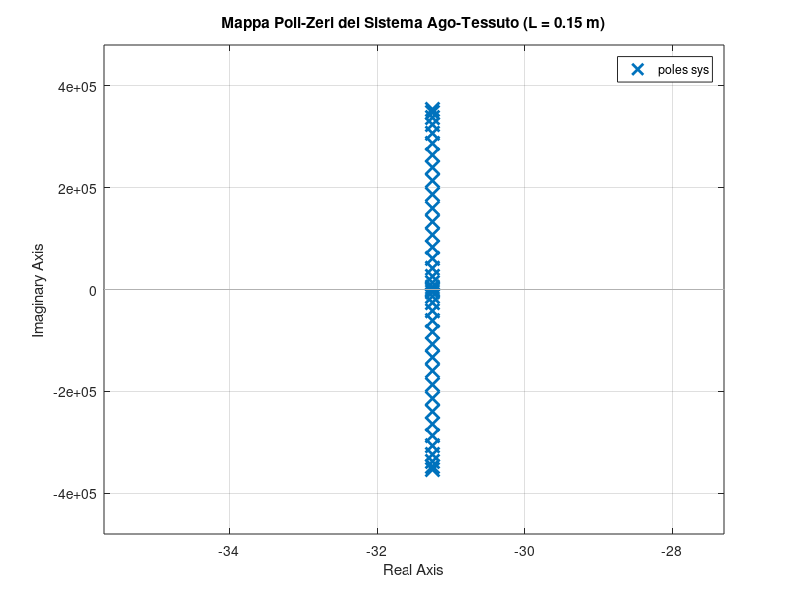
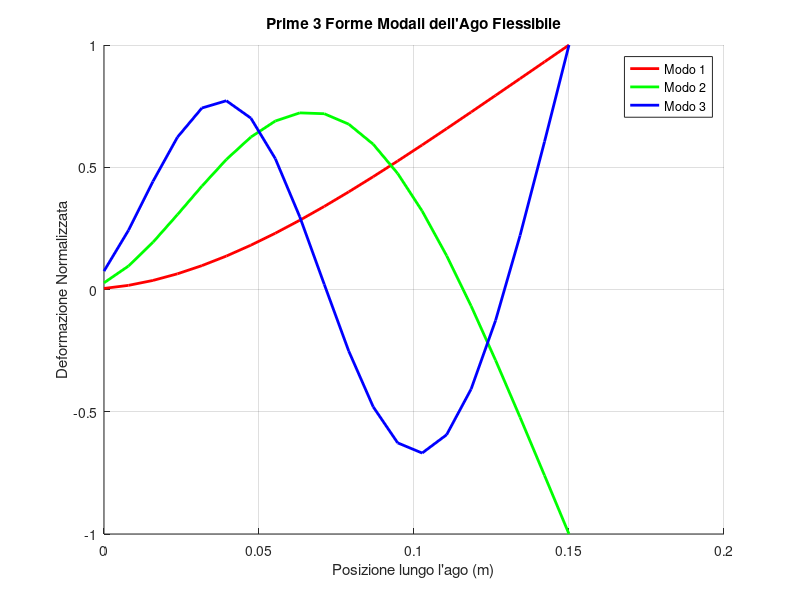
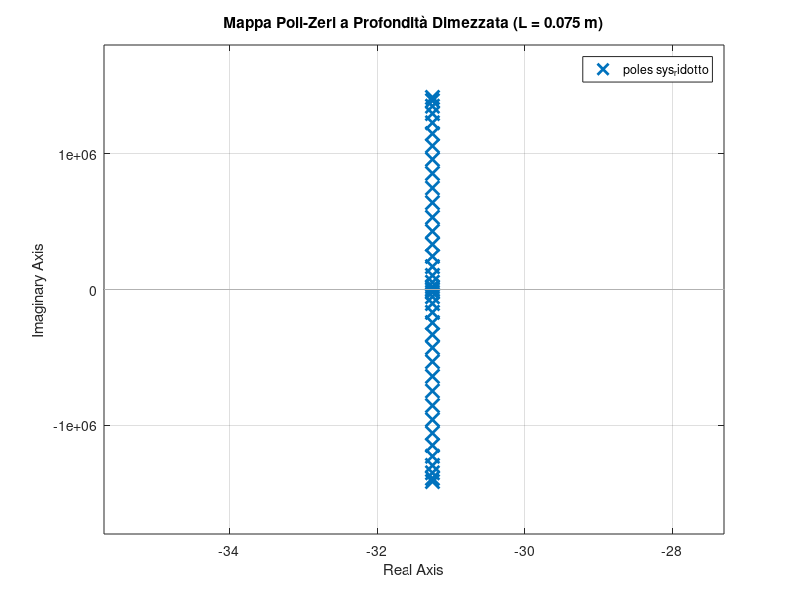

The MATLAB script that drew these images, in order: (Note: this script raises an error after producing the figures.)
% =========================================================================
% Tesi: Modellazione di un ago flessibile (Trave di Eulero-Bernoulli)
% Metodo: Differenze Finite (FDM)
% =========================================================================

clear all; close all; clc;

%% 1. Definizione dei Parametri Fisici (Ecco qui i valori reali)
L = 0.15;           % Lunghezza dell'ago [m]
N = 20;             % Numero di nodi per la discretizzazione spaziale
h = L / N;          % Passo di discretizzazione spaziale [m]

E_young = 200e9;    % Modulo di Young dell'ago (es. acciaio) [Pa]
I_mom = 1e-12;      % Momento d'inerzia della sezione trasversale [m^4]
rho = 8000;         % Densità del materiale dell'ago [kg/m^3]
Area = 1e-6;        % Area della sezione trasversale [m^2]
c = 0.5;            % Coefficiente di smorzamento viscoso [N*s/m]

% Parametri derivati
alpha = (E_young * I_mom) / (h^4);
m = rho * Area;     % Massa per unità di lunghezza

% Profilo della fondazione elastica alla Winkler (Rigidezza del tessuto)
% Per ora lo considero costante, ma può essere una funzione di x
kt = 1000 * ones(N, 1); 

%% 2. Costruzione delle Matrici Massa, Smorzamento, Rigidezza (M, D, K)
M = m * eye(N);     % Matrice di Massa (diagonale)
D = c * eye(N);     % Matrice di Smorzamento (diagonale)

% Costruzione della Matrice di Rigidezza K (matrice bandata)
% Inizializzo la diagonale principale (6*alpha + kt)
K = diag(6*alpha * ones(N,1) + kt);

% Aggiungo le prime codiagonali (-4*alpha)
K = K + diag(-4*alpha * ones(N-1,1), 1) + diag(-4*alpha * ones(N-1,1), -1);

% Aggiungo le seconde codiagonali (alpha)
K = K + diag(alpha * ones(N-2,1), 2) + diag(alpha * ones(N-2,1), -2);

% APPLICAZIONE DELLE CONDIZIONI AL CONTORNO
% Nodo 1 (Incastro mobile, u(t))
K(1,1) = 7*alpha + kt(1);

% Nodo N (Estremo libero, forza di bisello Fp)
K(N-1, N) = -2*alpha;
K(N-1, N-1) = 5*alpha + kt(N-1);
K(N, N-2) = 2*alpha;
K(N, N-1) = -4*alpha;
K(N, N)   = 2*alpha + kt(N);

%% 3. Costruzione dei Vettori degli Ingressi (Bu, Ed)
Bu = zeros(N, 1);
Bu(1) = 4*alpha;
Bu(2) = -alpha;

Ed = zeros(N, 1);
Ed(N) = 2/h;

%% 4. Costruzione del Modello in Spazio di Stato (A, B, C, E)
% Matrici di zeri e identità per facilitare la costruzione a blocchi
Z = zeros(N, N);
I_mat = eye(N);

% Matrice A (Dinamica del sistema)
A = [Z, I_mat;
    -inv(M)*K, -inv(M)*D];

% Matrici B ed E (Ingressi sulle accelerazioni)
B = [zeros(N, 1);
    inv(M)*Bu];

E_dist = [zeros(N, 1);
    inv(M)*Ed];

% Matrice C (Misura della deflessione di punta)
C = zeros(1, 2*N);
C(N) = 1;           % L'uscita è il nodo N (la punta)

%% 5. Creazione del Sistema LTI in MATLAB
% Il sistema ha 2 ingressi: u(t) alla base e il disturbo Fp(t) in punta.
% Affianco B ed E per creare la matrice d'ingresso completa [B E_dist]
% La matrice D (feedthrough) è nulla, quindi mettiamo [0 0]
sys = ss(A, [B, E_dist], C, [0, 0]);

% Rinomino gli ingressi e le uscite per chiarezza nei grafici
sys.InputName = {'Spostamento base u(t)', 'Forza bisello F_p'};
sys.OutputName = {'Deflessione di punta w(L,t)'};

disp('Modello in spazio di stato creato con successo!');

% Tempo di campionamento dell'ecografo (es. 30 Hz -> 0.033 secondi)
Ts = 0.033; 

% Converte il sistema continuo in discreto mantenendo la precisione
sys_d = c2d(sys, Ts, 'zoh');

% Mappa Poli-Zeri in anello aperto (L = 0.15 m)
figure;
pzmap(sys);
grid on;
title('Mappa Poli-Zeri del Sistema Ago-Tessuto (L = 0.15 m)');

%% 6. Analisi delle Forme Modali
% Calcolo degli autovalori (frequenze quadrate) e autovettori (forme modali)
[V, Omega2] = eig(K, M);

% Estrazione delle frequenze (ordinandole dalla più bassa alla più alta)
[omega2_ordinate, indici] = sort(diag(Omega2));
V_ordinati = V(:, indici);

% Plot delle prime 3 forme modali
figure;
hold on;
asse_x = linspace(0, L, N);
plot(asse_x, V_ordinati(:,1) / max(abs(V_ordinati(:,1))), 'r', 'LineWidth', 2);
plot(asse_x, V_ordinati(:,2) / max(abs(V_ordinati(:,2))), 'g', 'LineWidth', 2);
plot(asse_x, V_ordinati(:,3) / max(abs(V_ordinati(:,3))), 'b', 'LineWidth', 2);
title('Prime 3 Forme Modali dell''Ago Flessibile');
xlabel('Posizione lungo l''ago (m)');
ylabel('Deformazione Normalizzata');
legend('Modo 1', 'Modo 2', 'Modo 3');
grid on;

%% 6b. Effetto della Profondità di Inserzione (L = 0.075 m) - Variabili isolate
L_ridotto = 0.075;
h_ridotto = L_ridotto / N;
alpha_ridotto = (E_young * I_mom) / (h_ridotto^4);

K_ridotto = diag(6*alpha_ridotto * ones(N,1) + kt) ...
    + diag(-4*alpha_ridotto * ones(N-1,1), 1) + diag(-4*alpha_ridotto * ones(N-1,1), -1) ...
    + diag(alpha_ridotto * ones(N-2,1), 2) + diag(alpha_ridotto * ones(N-2,1), -2);
K_ridotto(1,1) = 7*alpha_ridotto + kt(1);
K_ridotto(N-1, N) = -2*alpha_ridotto;
K_ridotto(N-1, N-1) = 5*alpha_ridotto + kt(N-1);
K_ridotto(N, N-2) = 2*alpha_ridotto;
K_ridotto(N, N-1) = -4*alpha_ridotto;
K_ridotto(N, N)   = 2*alpha_ridotto + kt(N);

A_ridotto = [Z, I_mat; -inv(M)*K_ridotto, -inv(M)*D];
sys_ridotto = ss(A_ridotto, [B, E_dist], C, [0, 0]);

figure;
pzmap(sys_ridotto);
grid on;
title('Mappa Poli-Zeri a Profondità Dimezzata (L = 0.075 m)');
%% 7. Sintesi del Controllore PID
% Isolo la dinamica ingresso-punta (dal primo ingresso u(t) all'unica uscita y)
sys_u = sys(1, 1); 

% Progetto il controllore PID in automatico
% pidtune cerca il miglior compromesso tra tempo di assestamento e robustezza
[C_pid, info] = pidtune(sys_u, 'PID');

% Mostro a video i parametri calcolati e le prestazioni teoriche
disp('Parametri e prestazioni del controllore PID:');
C_pid
info

% Costruisco il sistema in anello chiuso per l'inseguimento del riferimento
% feedback(Azione_Diretta, Azione_Retroazione)
sys_cl_pid = feedback(sys_u * C_pid, 1);

% Test: Risposta al gradino del sistema ad anello chiuso (riferimento = 1 mm)
figure;
step(sys_cl_pid);
title('Inseguimento del bersaglio con Controllore PID');
ylabel('Deflessione di punta (mm)');
grid on;

%% 7b. Reiezione del Disturbo e Sforzo di Controllo (PID)

% 1. REIEZIONE DEL DISTURBO (Forza di bisello F_p)
% Estraggo la dinamica dal disturbo (ingresso 2) all'uscita (punta)
sys_dist = sys(1, 2); 

% Calcolo la funzione di trasferimento ad anello chiuso per il disturbo
% Formula teorica: Y(s)/D(s) = G_d(s) / (1 + C(s)*G_u(s))
sys_cl_dist = sys_dist / (1 + C_pid * sys_u);

% Test: Risposta al gradino del disturbo (applicazione di 1 N in punta)
figure;
step(sys_cl_dist);
title('Reiezione del disturbo di bisello (F_p) con Controllore PID');
ylabel('Deflessione di punta (m)');
grid on;

% 2. SFORZO DI CONTROLLO (Azione sulla base u(t))
% Funzione di trasferimento dal riferimento all'ingresso di controllo u
% Formula teorica: U(s)/R(s) = C(s) / (1 + C(s)*G_u(s))
sys_cl_u = feedback(C_pid, sys_u);

figure;
step(sys_cl_u);
title('Sforzo di controllo del PID (Spostamento alla base)');
ylabel('Spostamento u(t) (mm)');
grid on;


%% 8. Sintesi del Controllore Ottimo LQR con Integratore

% 1. CREAZIONE DEL MODELLO AUMENTATO
% Isolo la matrice B relativa al solo attuatore alla base (prima colonna)
Bu_base = sys.B(:, 1);

% Dimensioni correnti dello stato (2*N = 40)
n_stati = size(sys.A, 1);

% Costruisco le matrici aumentate (41x41 e 41x1)
A_aug = [sys.A, zeros(n_stati, 1); 
    sys.C, 0];

B_aug = [Bu_base; 
    0];

% 2. DEFINIZIONE DELLE MATRICI DI PESO (Q e R)
% LQR minimizza il costo J = Somma(x'*Q*x + u'*R*u)
% Q pesa gli stati (più è alto, più il sistema cerca di annullare l'errore rapidamente)
% R pesa lo sforzo di controllo (più è alto, più il sistema risparmia energia)

Q = eye(n_stati + 1);      % Inizializzo Q come matrice identità 41x41
Q(end, end) = 1e6;         % Penalizzo enormemente l'errore integrale (stato 41) per forzare l'inseguimento esatto

R = 1;                     % Costo unitario per lo sforzo di controllo u(t)

% 3. CALCOLO DEI GUADAGNI OTTIMI
% La funzione lqr calcola il vettore dei guadagni K_aug (1x41)
K_aug = lqr(A_aug, B_aug, Q, R);

% Separo i guadagni: 
% I primi 40 moltiplicheranno lo stato stimato dall'osservatore (K_x)
% L'ultimo moltiplicherà l'errore integrale (K_i)
K_x = K_aug(1:n_stati);
K_i = K_aug(end);

disp('Guadagni LQR calcolati con successo (K_x e K_i).');


%% 8b. Simulazione dell'Anello Chiuso LQR e Confronto

% 1. COSTRUZIONE DEL SISTEMA AD ANELLO CHIUSO LQR
% Le nuove equazioni della dinamica chiusa con integratore (u = -K_x*x - K_i*x_i)
A_cl_lqr = [sys.A - Bu_base*K_x, -Bu_base*K_i; 
    sys.C,               0];

% L'ingresso del sistema chiuso è il riferimento r(t)
B_cl_lqr = [zeros(n_stati, 1); 
    -1];

% L'uscita rimane la deflessione in punta (primi 40 stati)
C_cl_lqr = [sys.C, 0];

D_cl_lqr = 0;

% Creo l'oggetto di stato per l'LQR chiuso
sys_cl_lqr = ss(A_cl_lqr, B_cl_lqr, C_cl_lqr, D_cl_lqr);

% 2. TEST E GRAFICI: INSEGUIMENTO DEL RIFERIMENTO
figure;
step(sys_cl_lqr);
title('Inseguimento del bersaglio con Controllore LQR (Integratore)');
ylabel('Deflessione di punta (mm)');
grid on;

% 3. SFORZO DI CONTROLLO LQR
% Calcolo l'azione u(t) generata dall'LQR per raggiungere il bersaglio
C_u_lqr = [-K_x, -K_i];
sys_u_lqr = ss(A_cl_lqr, B_cl_lqr, C_u_lqr, 0);

figure;
step(sys_u_lqr);
title('Sforzo di controllo LQR (Spostamento alla base)');
ylabel('Spostamento u(t) (mm)');
grid on;


%% 8c. Analisi di Sensibilità dei Pesi LQR (Q e R)

% Preparo le tre configurazioni di pesi (Q_int e R)
% 1. Standard (Quello che hai appena calcolato)
Q_int_1 = 1e6;   R_1 = 1;
% 2. Aggressivo (Penalizzo moltissimo l'errore, non mi importa dell'energia)
Q_int_2 = 1e8;   R_2 = 1;
% 3. Lento/Risparmioso (Penalizzo molto l'uso del motore, accetto un ritardo)
Q_int_3 = 1e6;   R_3 = 100;

% Vettori per salvare i sistemi chiusi e tracciarli insieme
sys_cl_list = cell(1,3);
sys_u_list = cell(1,3);
config_names = {'LQR Standard', 'LQR Aggressivo', 'LQR Risparmio Energia'};

pesi_Q = [Q_int_1, Q_int_2, Q_int_3];
pesi_R = [R_1, R_2, R_3];

for i = 1:3
    % Aggiorno i pesi
    Q_temp = eye(n_stati + 1);
    Q_temp(end, end) = pesi_Q(i);
    R_temp = pesi_R(i);

    % Calcolo i nuovi guadagni
    K_aug_temp = lqr(A_aug, B_aug, Q_temp, R_temp);
    K_x_temp = K_aug_temp(1:n_stati);
    K_i_temp = K_aug_temp(end);

    % Costruisco l'anello chiuso
    A_cl_temp = [sys.A - Bu_base*K_x_temp, -Bu_base*K_i_temp; 
        sys.C,                    0];

    % Salvo la funzione di trasferimento per l'inseguimento (punta)
    sys_cl_list{i} = ss(A_cl_temp, B_cl_lqr, C_cl_lqr, 0);

    % Salvo la funzione di trasferimento per lo sforzo di controllo (base)
    sys_u_list{i} = ss(A_cl_temp, B_cl_lqr, [-K_x_temp, -K_i_temp], 0);
end

% Genero i grafici a confronto
figure;
step(sys_cl_list{1}, sys_cl_list{2}, sys_cl_list{3});
title('Confronto Inseguimento Bersaglio al variare di Q e R');
ylabel('Deflessione di punta (mm)');
legend(config_names);
grid on;

figure;
step(sys_u_list{1}, sys_u_list{2}, sys_u_list{3});
title('Confronto Sforzo di Controllo al variare di Q e R');
ylabel('Spostamento u(t) (mm)');
legend(config_names);
grid on;


%% 9. Sintesi dell'Osservatore di Luenberger (Obiettivo O4)

% Il sistema ha 40 stati (posizioni e velocità dei 20 nodi)
% Per evitare errori numerici di malcondizionamento dovuti alla stiffness,
% usiamo la dualità LQR per calcolare la matrice dei guadagni dell'osservatore (L_obs).

% Q_obs pesa la rapidità con cui vogliamo che l'osservatore corregga l'errore di stima
Q_obs = eye(n_stati) * 1e12; 

% R_obs pesa l'affidabilità del sensore (l'ecografo)
R_obs = 1;

% Calcolo dei guadagni dell'osservatore (L_obs ha dimensione 40x1)
L_obs = lqr(sys.A', sys.C', Q_obs, R_obs)';

% Costruzione della dinamica dell'osservatore
% Equazione: dx_est = A*x_est + B*u + L_obs*(y - C*x_est)
% Raggruppando per x_est: dx_est = (A - L_obs*C)*x_est + [B_u, L_obs] * [u; y]

A_obs = sys.A - L_obs * sys.C;

% L'osservatore prende in ingresso il comando del motore (u) e la misura letta (y)
B_obs = [Bu_base, L_obs];

% L'uscita dell'osservatore è l'intero vettore di stato stimato (tutti i 40 stati)
C_obs = eye(n_stati); 
D_obs = zeros(n_stati, 2);

% Genero l'oggetto spazio di stato per il solo Osservatore
sys_luenberger = ss(A_obs, B_obs, C_obs, D_obs);

disp('Guadagni dell''Osservatore di Luenberger calcolati con successo.');


%% 9b. Simulazione e Convergenza dell'Osservatore di Luenberger

% 1. CREAZIONE DELLE CONDIZIONI INIZIALI
% x0_reale: L'ago fisico è già flesso (es. deflessione lineare fino a 5 cm in punta)
x0_reale = zeros(n_stati, 1);
x0_reale(1:N) = linspace(0, 0.05, N)'; 

% x0_stimato: L'osservatore parte "cieco", credendo che l'ago sia fermo e dritto a zero
x0_stimato = zeros(n_stati, 1);       

% 2. COSTRUZIONE DEL SISTEMA COMBINATO (Realtà + Stima)
% Unisco la dinamica dell'ago vero (sys.A) e quella dell'osservatore (A_obs)
% Il termine L_obs*sys.C rappresenta l'iniezione dell'errore di misura dalla punta reale all'osservatore
A_tot = [sys.A,        zeros(n_stati);
    L_obs*sys.C,  A_obs];

B_tot = zeros(2*n_stati, 1); % Simuliamo un'evoluzione libera (nessun motore u(t) attivo)

% 3. ESTRAZIONE DI UN NODO NASCOSTO (es. il nodo centrale dell'ago)
nodo_centrale = round(N/2); % Per N=20, questo è il nodo 10

% Voglio vedere sul grafico solo 2 curve: 
% Riga 1: la posizione REALE del nodo centrale
% Riga 2: la posizione STIMATA del nodo centrale
C_tot = zeros(2, 2*n_stati);
C_tot(1, nodo_centrale) = 1;              % Estrae w_10 reale (tra i primi 40 stati)
C_tot(2, n_stati + nodo_centrale) = 1;    % Estrae w_10 stimato (tra i secondi 40 stati)

D_tot = zeros(2, 1);

% Oggetto di stato per la simulazione
sys_tot = ss(A_tot, B_tot, C_tot, D_tot);

% 4. TEST DI CONVERGENZA (Grafico Sovrapposto corretto)
X0_tot = [x0_reale; x0_stimato]; % Vettore iniziale da 80 elementi

% Definisco un vettore temporale per la simulazione (da 0 a 0.3 secondi)
t_sim = 0:0.001:0.3;

% Simulo ed estraggo i dati (Y conterrà due colonne: Out1 e Out2)
[Y_sim, t_sim, X_sim] = initial(sys_tot, X0_tot, t_sim);

figure;
plot(t_sim, Y_sim(:, 1), 'b', 'LineWidth', 1.5); % Posizione Reale (Blu)
hold on;
plot(t_sim, Y_sim(:, 2), 'r--', 'LineWidth', 1.5); % Posizione Stimata (Rossa tratteggiata)
title(sprintf('Convergenza Luenberger: Nodo nascosto %d', nodo_centrale));
xlabel('Tempo (secondi)');
ylabel('Deflessione (m)');
legend('Posizione Reale (Invisibile all''ecografo)', 'Posizione Stimata (Osservatore)');
grid on;


%% 10. Sintesi del Filtro di Kalman

% Matrice G: indica come il rumore di processo entra negli stati
G_k = eye(n_stati);

% Q_k: Covarianza del rumore di processo (incertezza del modello/tessuto)
Q_k = eye(n_stati) * 1e-1; 

% R_k: Covarianza del rumore dell'ecografo 
% (es. deviazione standard di 1 mm -> varianza di 1e-6)
R_k = 1e-6; 

% Sintesi del guadagno ottimo di Kalman (L_k)
L_k = lqe(sys.A, G_k, sys.C, Q_k, R_k);

% Costruzione della dinamica del Filtro di Kalman
A_kalman = sys.A - L_k * sys.C;
B_kalman = [Bu_base, L_k];
C_kalman = eye(n_stati);
D_kalman = zeros(n_stati, 2);
sys_kalman = ss(A_kalman, B_kalman, C_kalman, D_kalman);

disp('Filtro di Kalman calcolato con successo.');

%% 10b. Sfida Finale: Luenberger vs Kalman con Rumore Ecografico

% Vettore temporale
t_kal = 0:0.001:0.3;

% 1. LA REALTA' FISICA (L'ago vibra partendo da 5 cm)
[Y_vera_punta, ~, X_veri] = initial(sys, x0_reale, t_kal); 
Pos_Reale_Nodo10 = X_veri(:, nodo_centrale);

% 2. IL SENSORE (Aggiungo rumore bianco Gaussiano alla punta)
rumore_sensore = sqrt(R_k) * randn(length(t_kal), 1);
Y_misurata_punta = Y_vera_punta + rumore_sensore;

% 3. LA GARA DEGLI ESTIMATORI (Entrambi partono ciechi da zero)
% Ingressi: Motore fermo (0) e misura ecografica rumorosa
ingressi_stim = [zeros(length(t_kal), 1), Y_misurata_punta];

% Luenberger subisce il segnale rumoroso
[X_luenberger, ~] = lsim(sys_luenberger, ingressi_stim, t_kal, x0_stimato);
Pos_Luenberger_Nodo10 = X_luenberger(:, nodo_centrale);

% Kalman filtra il segnale rumoroso
[X_kalman, ~] = lsim(sys_kalman, ingressi_stim, t_kal, x0_stimato);
Pos_Kalman_Nodo10 = X_kalman(:, nodo_centrale);

% 4. GRAFICO DI CONFRONTO
figure;
plot(t_kal, Pos_Reale_Nodo10, 'b', 'LineWidth', 1.5);
hold on;
plot(t_kal, Pos_Luenberger_Nodo10, 'r', 'LineWidth', 0.5);
plot(t_kal, Pos_Kalman_Nodo10, 'g', 'LineWidth', 2);
title(sprintf('Ricostruzione del Nodo %d con Rumore Ecografico', nodo_centrale));
xlabel('Tempo (secondi)');
ylabel('Deflessione (m)');
legend('Realtà (Invisibile)', 'Luenberger (Vittima del rumore)', 'Kalman (Filtrato)');
grid on;
